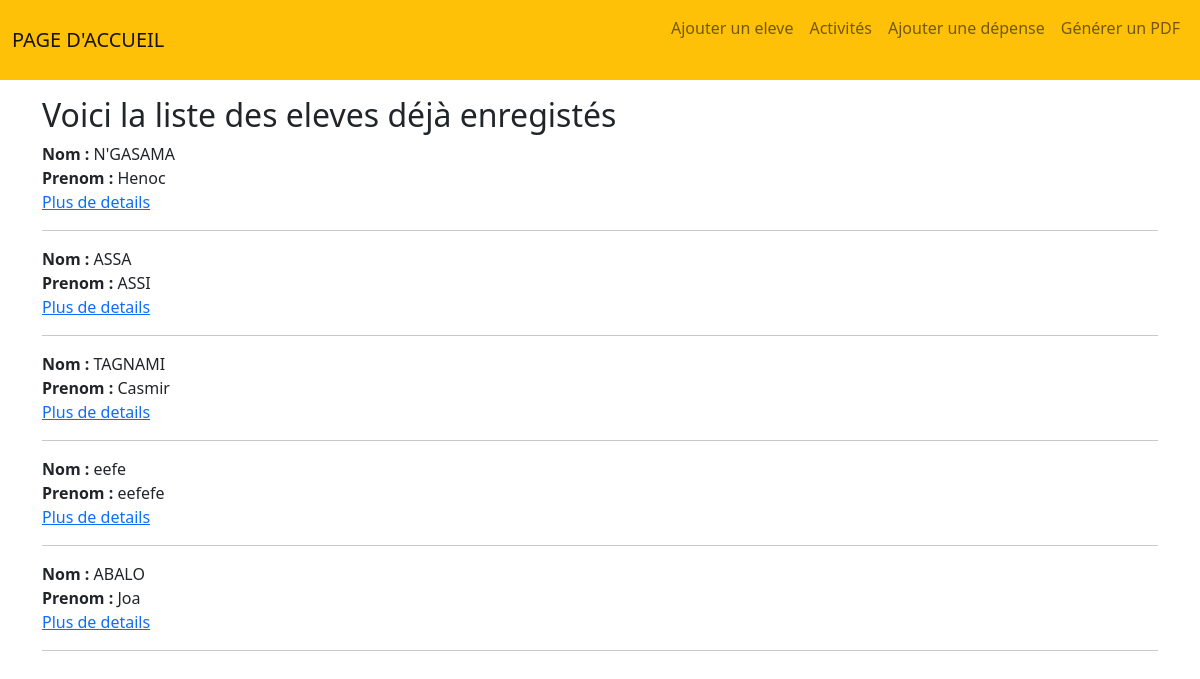
The page / on the database its author committed.
### gestion/models.py (models this page shows, shortened)
class Eleve(models.Model):
    profil = models.ImageField(verbose_name="Photo de profil", upload_to="profils", blank=True, null=True)
    nom = models.CharField(verbose_name="Nom", max_length=128)
    prenom = models.CharField(verbose_name="Prenom", max_length=128)
    dateNaiss = models.DateField(verbose_name="Date de naissanse")
    residence = models.CharField(verbose_name="Lieu de résidence", max_length=50)

### gestion/views.py (the view)
# urls.py: path('', accueil, name="accueil"),
def accueil(request):
    eleves = Eleve.objects.all()
    return render(request, "gestion/index.html", context={"eleves": eleves})

### gestion/templates/gestion/index.html
{% extends 'base.html' %}
{% block content %}
    <h2>Voici la liste des eleves déjà enregistés</h2>
    {% for eleve in eleves %}
        <b>Nom : </b> {{ eleve.nom }} <br>
        <b>Prenom : </b> {{ eleve.prenom }} <br>
        <a href="{% url 'details_eleve' eleve.nom eleve.prenom %}">Plus de details</a><br><hr>
    {% endfor %}
{% endblock %}

### rows shown on the page
Eleve: nom "N'GASAMA", prenom "Henoc"
Eleve: nom "ASSA", prenom "ASSI"
Eleve: nom "TAGNAMI", prenom "Casmir"
Eleve: nom "eefe", prenom "eefefe"
Eleve: nom "ABALO", prenom "Joa"
